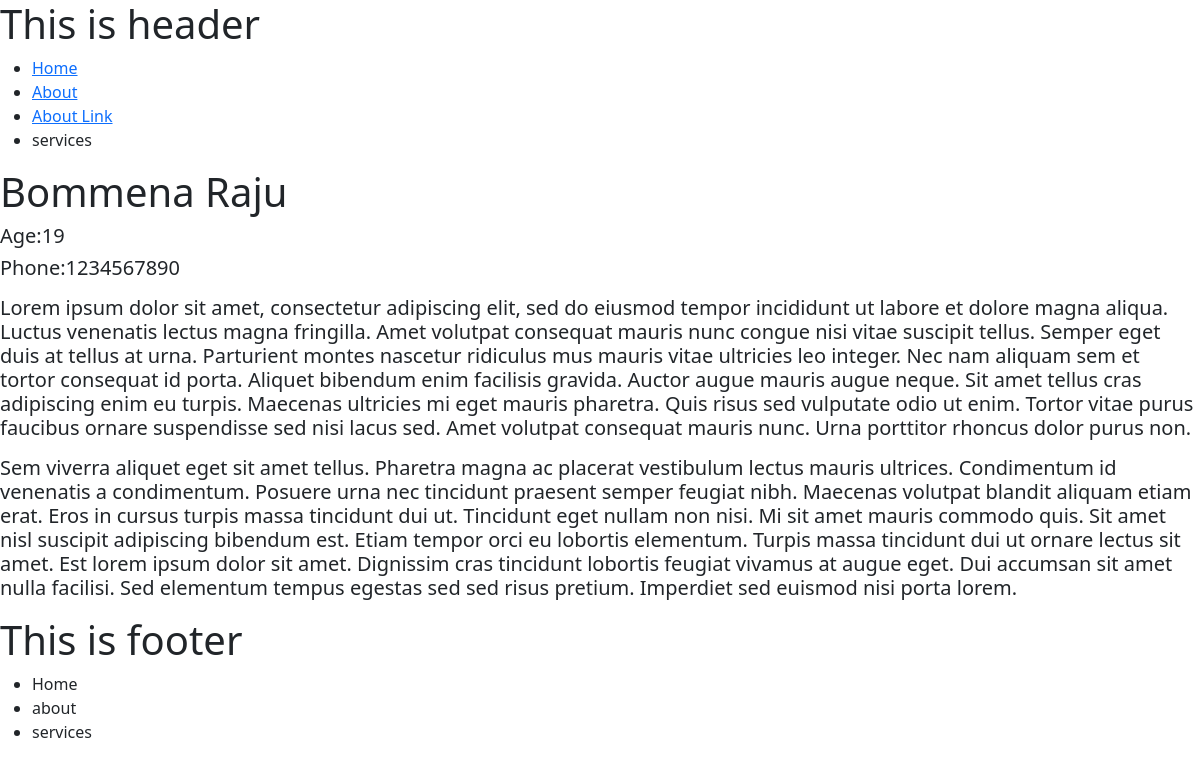
The app's page /persondetails/2 with its own data.
### person/models.py (models this page shows)
class Person(models.Model):
    person_name = models.CharField(max_length=20)
    person_age = models.CharField(max_length=3)
    person_phone = models.CharField(max_length=10)
    person_desc = HTMLField()
    person_img = models.FileField(upload_to="person/",max_length=250,null=True,default=None)

### TestProject/views.py (the view)
# urls.py: path('persondetails/<personid>',views.PersonDetail,name="PersonDetail"),
def PersonDetail(request,personid):
    personDetail = Person.objects.get(id=personid)
    data={
        'PersonDetail':personDetail
    }
    return render(request,'persondetail.html',data)

### templates/persondetail.html
{% extends 'base.html' %}
{% block persondetail %}
<h1>{{PersonDetail.person_name}}</h1>
<h5>Age:{{PersonDetail.person_age}}
<h5>Phone:{{PersonDetail.person_phone}}
<p>{{PersonDetail.person_desc | safe}}
{% endblock %}

### templates/base.html (shortened to what this page needs)
{% include 'header.html' %}
    {% block persondetail %}
    {% endblock %}
{% include 'footer.html' %}

### templates/header.html (shortened to what this page needs)
<!DOCTYPE html>
<head>
    <link href="https://cdn.jsdelivr.net/npm/bootstrap@5.3.0-alpha1/dist/css/bootstrap.min.css" rel="stylesheet">
</head>
<html>
    <body>
        <h1>This is header</h1>
        <ul>
            <li><a class="{% if request.path == '/' %}active{% endif %}" href="/">Home</a></li>
            {% url 'aboutus' as abouturl %}
            <li><a class="{% if request.path == abouturl %} active {% endif %}" href="{{abouturl}}">About</a></li>
            <li><a class ="{% if request.path == '/about/' %} active {% endif %}" href="{% url 'aboutus' %}">About Link</a></li>
            <li>services</li>
        </ul>
    </body>
</html>

### templates/footer.html (shortened to what this page needs)
<!DOCTYPE html>
<html>
    <body>
        <h1>This is footer</h1>
        <ul>
            <li>Home</li>
            <li>about</li>
            <li>services</li>
        </ul>
    </body>
</html>

### records on screen
Person: person_name "Bommena Raju", person_age "19", person_phone "1234567890", person_desc "Lorem ipsum dolor sit amet, consectetur adipiscing elit, sed do eiusmod tempor incididunt ut labore et dolore magna aliqua. Luctus venenatis lectus magna fringilla. Amet volutpat consequat mauris nunc congue nisi vitae suscipit tellus. Semper eget duis at tellus at urna. Parturient montes nascetur ridiculus mus mauris vitae ultricies leo integer. Nec nam aliquam sem et tortor consequat id porta. Aliquet bibendum enim facilisis gravida. Auctor augue mauris augue neque. Sit amet tellus cras adipiscing enim eu turpis. Maecenas ultricies mi eget mauris pharetra. Quis risus sed vulputate odio ut enim. Tortor vitae purus faucibus ornare suspendisse sed nisi lacus sed. Amet volutpat consequat…"
